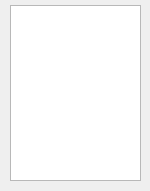
<?xml version="1.0" encoding="UTF-8"?>
<ui version="4.0">
 <class>Dialog</class>
 <widget class="QDialog" name="Dialog">
  <property name="geometry">
   <rect>
    <x>0</x>
    <y>0</y>
    <width>150</width>
    <height>191</height>
   </rect>
  </property>
  <property name="windowTitle">
   <string>双击可以删除</string>
  </property>
  <widget class="QListView" name="listView_dict">
   <property name="geometry">
    <rect>
     <x>10</x>
     <y>5</y>
     <width>131</width>
     <height>176</height>
    </rect>
   </property>
  </widget>
 </widget>
 <resources/>
 <connections/>
</ui>
